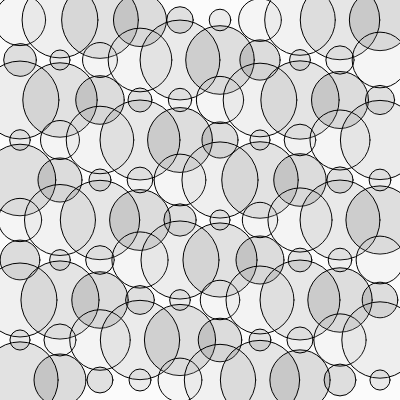
Frame 1 (no input)
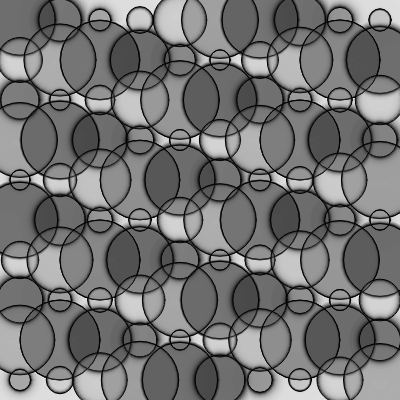
Frame 60 (no input)
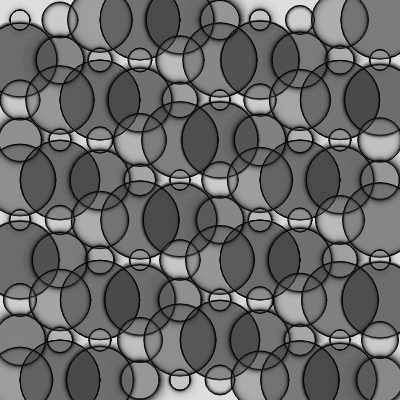
Frame 120 (the mouse pressed at the canvas centre since frame 60)

The p5.js sketch that drew these frames (run headless with seeded random() and noise() and a simulated clock; from frame 60 on, the mouse is pressed at the canvas centre):

// p5.js sketch
// ── sketch.js
function setup() {
  createCanvas(400, 400);
  frameRate(30);
  //createLoop({duration:5, gif:{render:false, download:true}});
}

function draw() {
  background(220,32);
  let k = 0;
  for (let j = 0; j < 10; j++) {
    for (let i = 0; i < 10; i++) {
      let sfc = sin(frameCount/25+k);
      let sfc2 = cos(frameCount/20+k);
      let sz = map(sfc, -1, 1, 20, 80);
      let f = map(sfc2, -1, 1, 0, 200);
      fill(f,32);
      circle(i*40+20, j*40+20, sz);
      k++;
    }
  }
}
